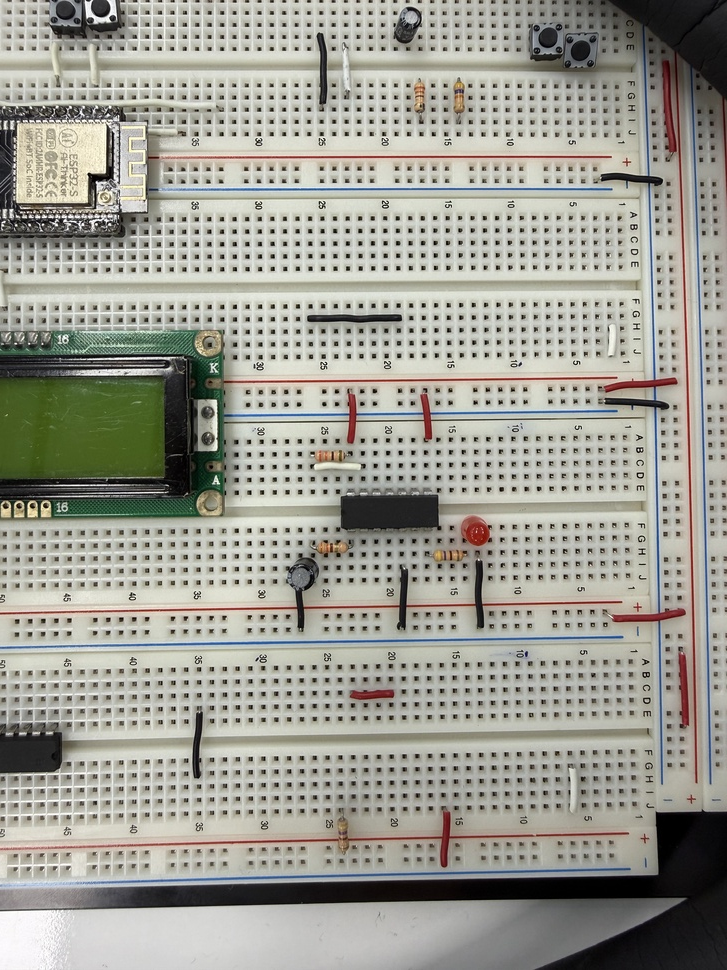
#> input picture inference/training/classic/data/golden/golden.jpg, 727 x 970 px, shrunk from 3024 x 4032 before the run
$ python -i rail_detect.py   (imports and definitions only)
#> lines starting #> are read from the running program, lines starting #| are printed output that depends on the picture; after the words box and inside, x2 and y2 are one past the last pixel; in counts of white or black regions, pixels touching at a corner belong together
#> further down, picture is the input picture: shape (970, 727, 3); mean B, G, R 148, 157.5, 158.2
"""빨강/파랑 전원 레일 선을 색으로 찾아서, 크롭할 x축 범위를 그때그때 계산한다.

roi.py의 고정 ROI(하드코딩된 픽셀 숫자)와 달리, 이미지 안의 실제 레일 선을
색으로 검출해서 크롭 범위를 다시 계산한다. 카메라가 살짝 움직이거나
좌우로 몇십 픽셀 밀려도 선을 다시 찾아서 따라가므로, 고정 숫자보다 강건하다.

**이건 머신비전(색상 기반 규칙 검출)이지 딥러닝이 아니다** — 신경망 없이
HSV 색공간에서 빨강/파랑 범위를 임계값으로 자르는 전통적인 이미지 처리 기법.
(WORKLOG.md의 "머신비전 구성 개념 정리" 참고)

레일 구조: 한 "단위"는 [빨강][레일홀 2열][파랑][단자부 5열][gap][단자부 5열]
[빨강][레일홀 2열][파랑] 순서로 반복된다. 즉 레일 하나는 항상 빨강이 왼쪽,
파랑이 오른쪽이다.
"""

import cv2
import numpy as np

# HSV 임계값 (OpenCV hue 범위 0~179). 실측(board1.jpg)으로 잡은 값.
_RED_HUE_LOW = 8
_RED_HUE_HIGH = 172
_BLUE_HUE_LOW = 100
_BLUE_HUE_HIGH = 115
_MIN_SATURATION = 100
_MIN_VALUE = 80

# 선으로 인정하려면 세로로 이 비율 이상 이어져 있어야 한다 (잡음 제거).
# (0.5였다가 0.3으로 낮춤: board2.jpg에서 조명이 고르지 않은 레일 선은
# 채도가 군데군데 끊겨서 50%를 못 넘겼음 — WORKLOG.md 참고)
_MIN_LINE_HEIGHT_RATIO = 0.3
# 몇 픽셀 이내면 같은 선(굵기)으로 묶을지. 기준 해상도(scale.py) 기준값이라,
# 실제 이미지 해상도가 다르면 scale.compute_scale로 비례 조정해서 쓴다.
_CLUSTER_GAP_PX = 5


def _cluster_columns(mask: np.ndarray, scale: float = 1.0) -> list[int]:
    """마스크(불리언 배열)에서, 세로로 충분히 이어진 열들을 찾아 선의 x좌표로 묶는다."""
    height = mask.shape[0]
    col_counts = mask.sum(axis=0)
    xs = np.where(col_counts > height * _MIN_LINE_HEIGHT_RATIO)[0]
    if len(xs) == 0:
        return []

    gap_px = _CLUSTER_GAP_PX * scale
    groups: list[list[int]] = [[int(xs[0])]]
    for x in xs[1:]:
        if x - groups[-1][-1] <= gap_px:
            groups[-1].append(int(x))
        else:
            groups.append([int(x)])
    return [int(np.mean(g)) for g in groups]


def find_rail_lines(image: np.ndarray, scale: float = 1.0) -> tuple[list[int], list[int]]:
    """이미지에서 빨강/파랑 레일 선의 x좌표들을 찾는다 (왼쪽 -> 오른쪽 순).

    image: 세로로 자를 구간(대략적인 행 범위)만 담은 배열을 넣는 게 좋다.
    보드 여러 개가 위아래로 겹쳐 있으면, 다른 보드의 레일까지 섞여서
    잡힐 수 있기 때문이다.

    scale: `scale.compute_scale`로 구한 해상도 배율. 기준 해상도(4032×3024)면
    1.0, 그보다 작은 해상도면 1.0 미만 — 픽셀 기반 임계값을 비례 조정한다.
    """
#> called with scale = 1
    hsv = cv2.cvtColor(image, cv2.COLOR_BGR2HSV)
#> hsv: shape (970, 727, 3); mean H, S, V 37.8, 28.6, 160.9
    h, s, v = hsv[:, :, 0], hsv[:, :, 1], hsv[:, :, 2]
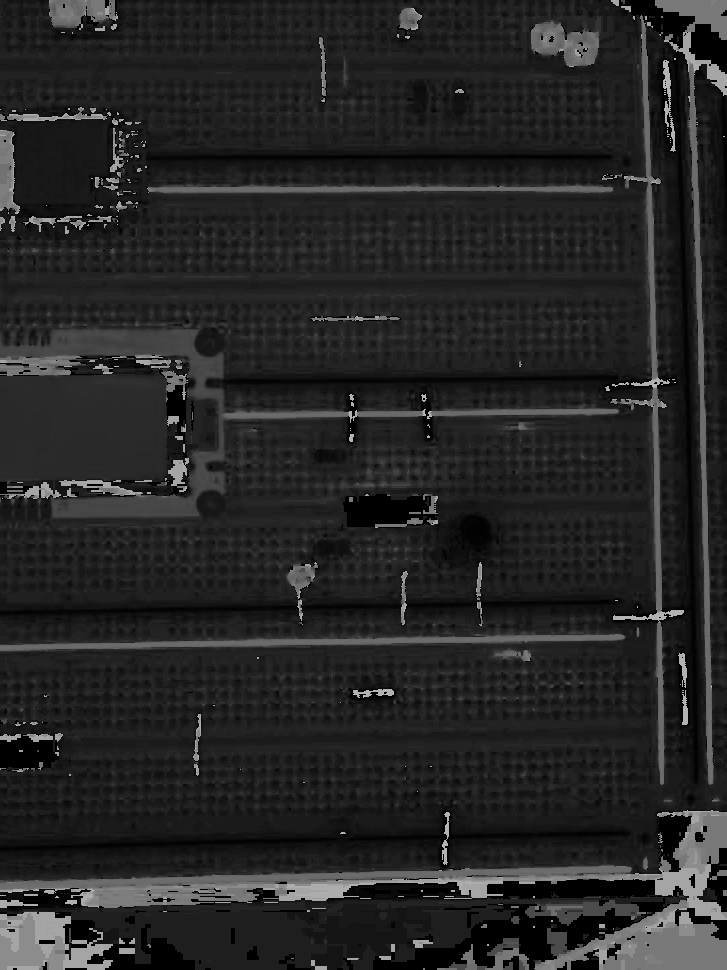
#> h: shape (970, 727); min 0, max 179, mean 37.8
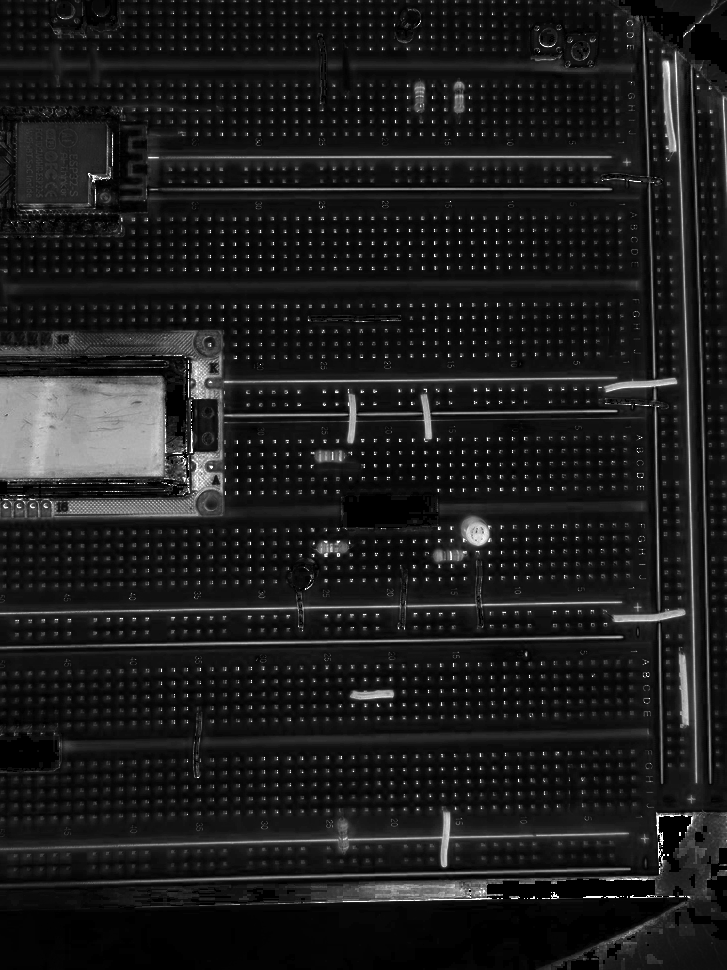
#> s: shape (970, 727); min 0, max 255, mean 28.6
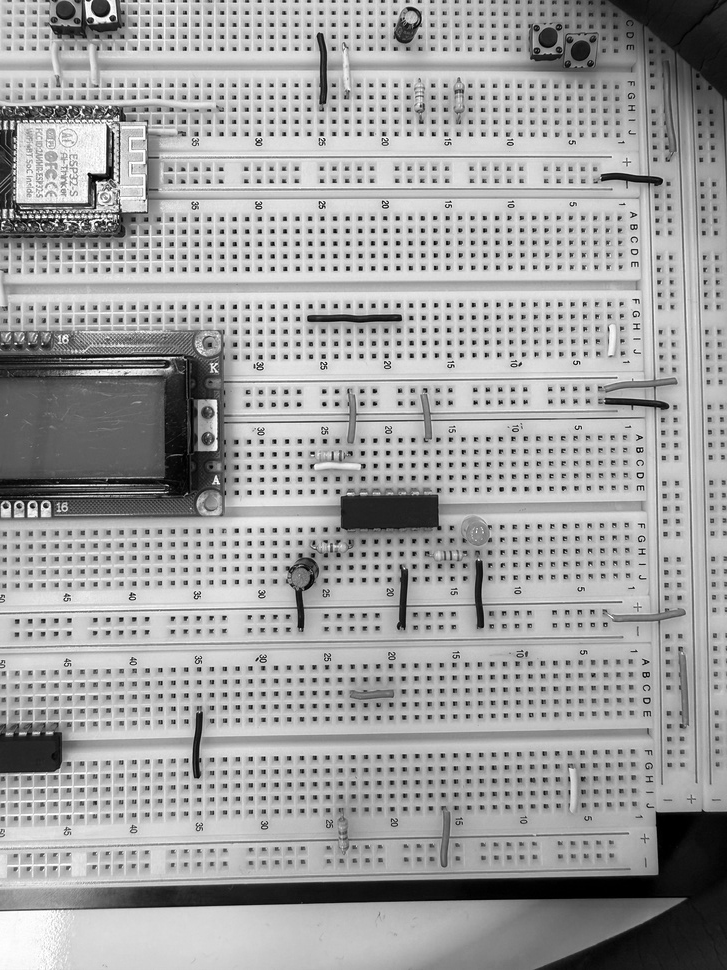
#> v: shape (970, 727); min 0, max 255, mean 160.9

    red_mask = ((h < _RED_HUE_LOW) | (h > _RED_HUE_HIGH)) & (s > _MIN_SATURATION) & (v > _MIN_VALUE)
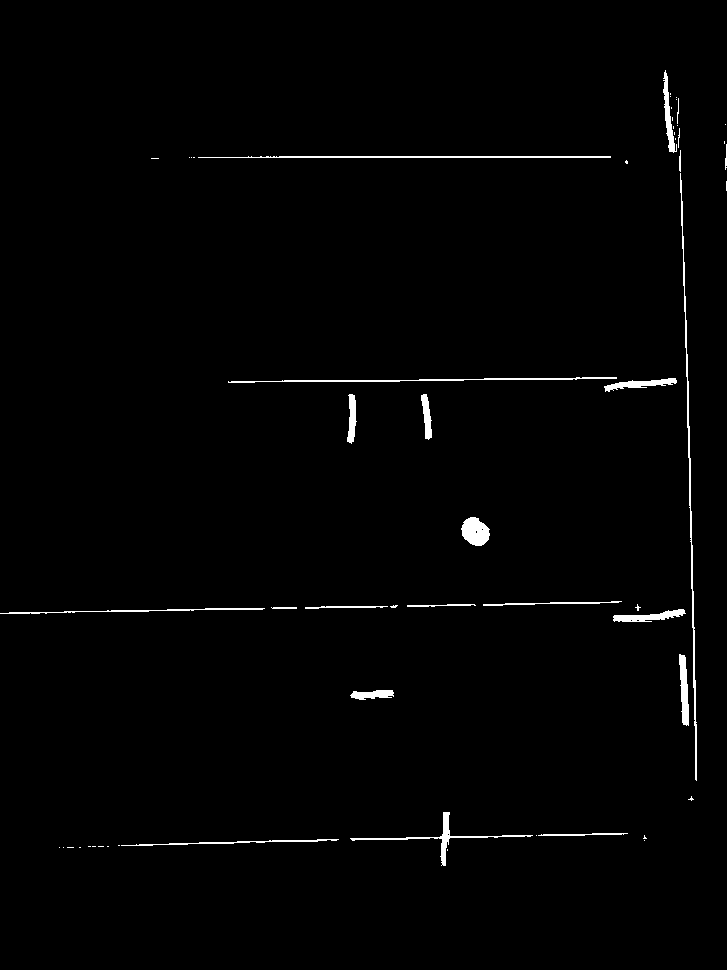
#> red_mask: shape (970, 727) bool; 1.2% white; 57 white regions (34 under 20 px), largest, box (x1, y1, x2, y2) and area: (680, 173, 697, 781) 1150, (198, 156, 611, 158) 756, (228, 377, 617, 383) 706
    blue_mask = (h > _BLUE_HUE_LOW) & (h < _BLUE_HUE_HIGH) & (s > _MIN_SATURATION) & (v > _MIN_VALUE)
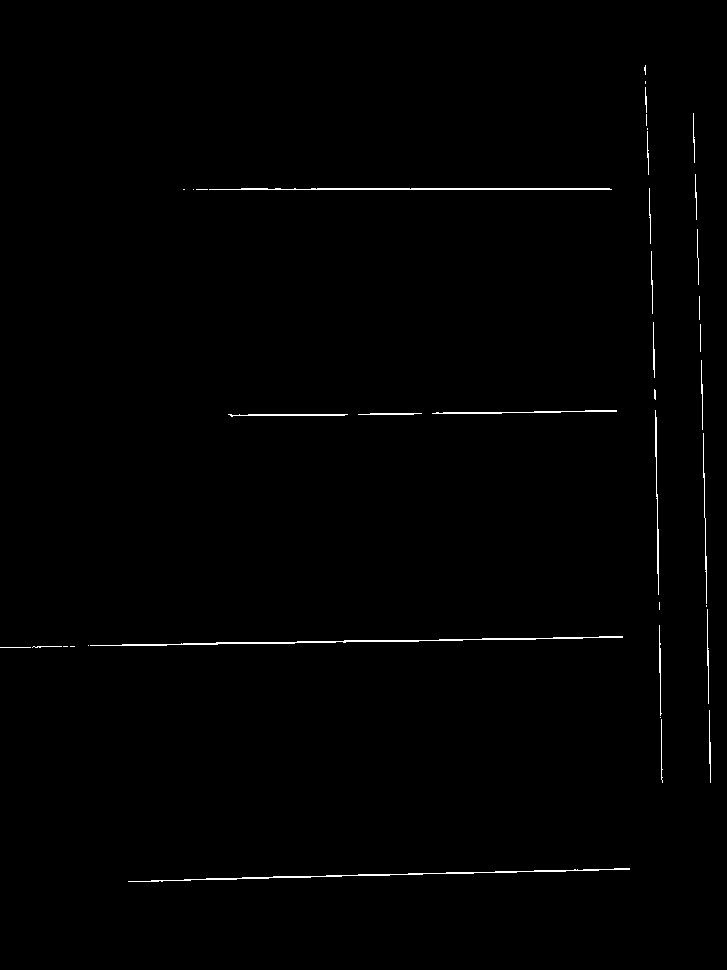
#> blue_mask: shape (970, 727) bool; 0.67% white in thin lines or dots, all inside (x1, y1, x2, y2) = (0, 65, 711, 882)

    return _cluster_columns(red_mask, scale), _cluster_columns(blue_mask, scale)
#> in _cluster_columns, `col_counts = mask.sum(axis=0)`: col_counts = 727 values, max 125 at index 683, min 0 at index 697, mean 11.58
#> in _cluster_columns, `xs = np.where(col_counts > height * _MIN_LINE_HEIGHT_RATIO)[0]`: xs = empty array


# [17 lines left out: function find_unit_x_range, not called in this run]


def _all_unit_candidates(image: np.ndarray, scale: float = 1.0) -> list[tuple[int, int]]:
    """검출된 레일 선들로 만들 수 있는 모든 "한 단위" 후보 (x1, x2) 목록."""
    reds, blues = find_rail_lines(image, scale)
#> reds = []; blues = []
    n = min(len(reds), len(blues) - 1)
#> n = -1
    if n < 1:
#> (the run stopped early here; a loop or call above may not have finished)
